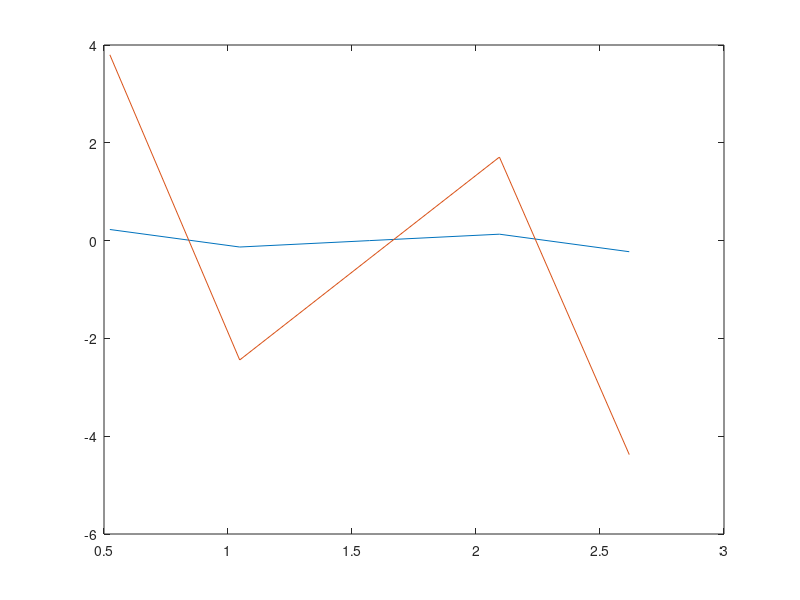

Recreate this plot in MATLAB.
k=input('please enter a value for k (1 is recommended): ');
N_points=input ('Please enter number of internal points in space: ');
t_points=input ('Please enter numbers of internal points in time: ');
omega=input('Please enter a value for omega: ');  
T=10;
L=pi;
D=0.1;
del_x= L/(N_points+1);
del_t= T/(t_points+1);
gamma=(D*del_t)/(del_x)^2;
F=zeros(N_points,t_points+1); 
a=(1+gamma)*ones(1,N_points);
b=(-gamma/2)*ones(1,N_points);
c=(-gamma/2)*ones(1,N_points-1);
alpha_1=a(1);
alpha=[alpha_1,zeros(1,N_points-1)]; %alpha is a vector instead of matrix since alpha is constant in time


%Rows represent different positions;
%Columns represent different times;
t_j=[0,zeros(1,t_points),T];
x_j=zeros(1,N_points);
right_side_first=zeros(1,t_points+1);    %first refers to the first element in the matrix on the right hand side
right_side_last=zeros(1,t_points+1);     %last refers to the last element in the matrix on the left had side

for A=2:t_points+1    %Computing time point with given corresponding time indices
  t_j(A)=del_t*(A-1);  %t_points+2 is the last time point
end                     %1 corresponds to the first time point (t=0)

for B=1:N_points
    x_j(B)=del_x*(B);
   
end

for AI=2:N_points
     alpha(AI)=a(AI)-((b(AI)*c(AI-1))/alpha(AI-1));
end

g_0=sin(omega*t_j);    %Computing boundary conditions at diffrerent time points
g_L=sin(omega*t_j)*cos(k*L);
u_numerical=[g_0;zeros(N_points,t_points+2);g_L];
right_side_first=zeros(1,t_points+1);   %first refers to the first element in the matrix on the right hand side
right_side_last=zeros(1,t_points+1);     %last refers to the last element in the matrix on the left had side



for C=1:t_points+1    %C=1 is equivalent of t=0, C=t_points+2 is equivalent of t=T
    
    for E=1:N_points
      F(E,C)=(omega*cos(omega*del_t*(C-1))+D*(k^2)*sin(omega*del_t*(C-1)))*cos(k*del_x*(E));
    end
    
 right_side_first(C)=(gamma/2)*u_numerical(1,C)+(1-gamma)*u_numerical(2,C)+(gamma/2)*u_numerical(3,C)+ del_t*F(1,C)+(gamma/2)*g_0(C+1);
 right_side_last(C)=(gamma/2)*u_numerical(N_points,C)+(1-gamma)*u_numerical(N_points+1,C)+(gamma/2)*u_numerical(N_points+2,E)+del_t*F(N_points,C)+(gamma/2)*g_L(C+1);  
 right_side= [right_side_first;zeros(N_points-2,t_points+1);right_side_last]; 
 
    for G=2:N_points-1
      right_side(G,C)=(gamma/2)*u_numerical(G-1,C)+(1-gamma)*u_numerical(G,C)+(gamma/2)*u_numerical(G+1,C)+del_t*F(G,C);
    end
    
 g=[right_side(1,:);zeros(N_points-1,t_points+1)];
 
    for H=2:N_points
      g(H,C)=right_side(H,C)-((b(H)*g(H-1,C))/alpha(H-1));
    end
    
  u_numerical(N_points+1,C+1)=g(N_points,C)/alpha(N_points);
  
    for HI=N_points:-1:2
       u_numerical(HI,C+1)=(g(HI-1,C)-(c(HI-1)*u_numerical(HI+1,C+1)))/alpha(HI-1);
    end
    
end

u_exact=(sin(omega*t_j(t_points+2)))*cos(k*x_j);
plot(x_j,u_exact)
hold on
plot(x_j,u_numerical([2:N_points+1],t_points+2))
 
